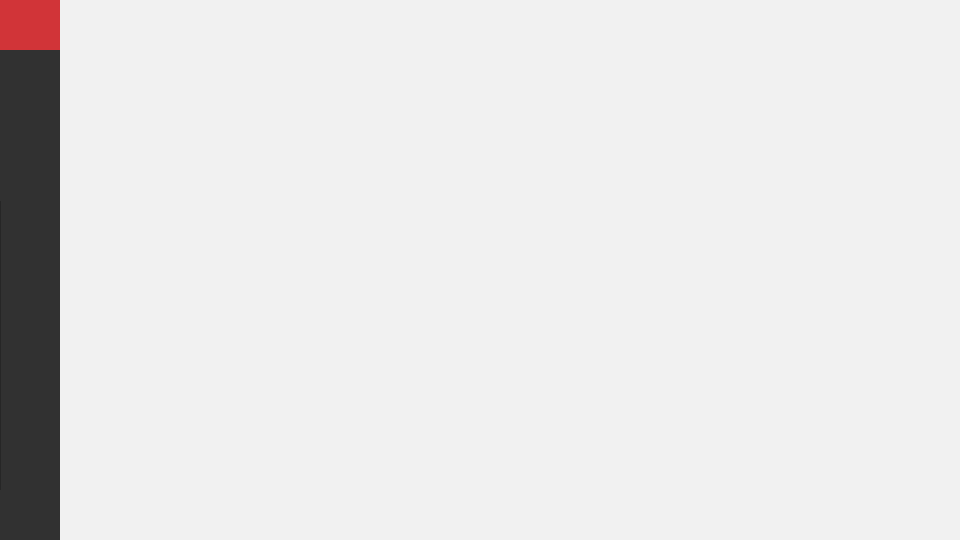
<?xml version="1.0" encoding="UTF-8"?>
<ui version="4.0">
 <class>SurveyForm</class>
 <widget class="QMainWindow" name="SurveyForm">
  <property name="windowModality">
   <enum>Qt::ApplicationModal</enum>
  </property>
  <property name="geometry">
   <rect>
    <x>0</x>
    <y>0</y>
    <width>960</width>
    <height>540</height>
   </rect>
  </property>
  <property name="minimumSize">
   <size>
    <width>960</width>
    <height>540</height>
   </size>
  </property>
  <property name="maximumSize">
   <size>
    <width>960</width>
    <height>540</height>
   </size>
  </property>
  <property name="windowTitle">
   <string>SurveyForm-GUI</string>
  </property>
  <property name="windowIcon">
   <iconset>
    <normalon>C:/Users/ggafiled/Downloads/clipboard.png</normalon>
    <activeon>C:/Users/ggafiled/Downloads/clipboard.png</activeon>
   </iconset>
  </property>
  <property name="autoFillBackground">
   <bool>true</bool>
  </property>
  <widget class="QWidget" name="centralwidget">
   <widget class="QWidget" name="verticalLayoutWidget">
    <property name="geometry">
     <rect>
      <x>0</x>
      <y>-10</y>
      <width>61</width>
      <height>551</height>
     </rect>
    </property>
    <layout class="QVBoxLayout" name="verticalLayout">
     <property name="spacing">
      <number>0</number>
     </property>
     <item>
      <widget class="QFrame" name="frame">
       <property name="autoFillBackground">
        <bool>false</bool>
       </property>
       <property name="styleSheet">
        <string notr="true">background-color:rgb(49, 49, 49);
display:flex;</string>
       </property>
       <property name="frameShape">
        <enum>QFrame::StyledPanel</enum>
       </property>
       <property name="frameShadow">
        <enum>QFrame::Raised</enum>
       </property>
       <widget class="QPushButton" name="btnBar">
        <property name="geometry">
         <rect>
          <x>0</x>
          <y>10</y>
          <width>61</width>
          <height>51</height>
         </rect>
        </property>
        <property name="styleSheet">
         <string notr="true">/*border:1px solid #ffffff;*/
border:none;
background-color:rgb(209, 52, 56);</string>
        </property>
        <property name="text">
         <string/>
        </property>
        <property name="icon">
         <iconset>
          <normaloff>C:/Users/ggafiled/Downloads/menu.png</normaloff>C:/Users/ggafiled/Downloads/menu.png</iconset>
        </property>
        <property name="iconSize">
         <size>
          <width>28</width>
          <height>28</height>
         </size>
        </property>
        <property name="autoDefault">
         <bool>false</bool>
        </property>
        <property name="default">
         <bool>true</bool>
        </property>
       </widget>
       <widget class="QPushButton" name="btnHome">
        <property name="geometry">
         <rect>
          <x>0</x>
          <y>60</y>
          <width>61</width>
          <height>51</height>
         </rect>
        </property>
        <property name="toolTip">
         <string>Home</string>
        </property>
        <property name="styleSheet">
         <string notr="true">/*border:1px solid #ffffff;*/
QPushButton:hover
{
   border:none;
   background-color:rgb(209, 52, 56);
}
QPushButton
{
   border:none;
}</string>
        </property>
        <property name="text">
         <string/>
        </property>
        <property name="icon">
         <iconset>
          <normaloff>C:/Users/ggafiled/Downloads/home.png</normaloff>C:/Users/ggafiled/Downloads/home.png</iconset>
        </property>
        <property name="iconSize">
         <size>
          <width>28</width>
          <height>28</height>
         </size>
        </property>
        <property name="autoDefault">
         <bool>false</bool>
        </property>
        <property name="default">
         <bool>true</bool>
        </property>
       </widget>
       <widget class="QPushButton" name="btnGraph">
        <property name="geometry">
         <rect>
          <x>0</x>
          <y>110</y>
          <width>61</width>
          <height>51</height>
         </rect>
        </property>
        <property name="toolTip">
         <string>Graph</string>
        </property>
        <property name="styleSheet">
         <string notr="true">/*border:1px solid #ffffff;*/
QPushButton:hover
{
   border:none;
   background-color:rgb(209, 52, 56);
}
QPushButton
{
   border:none;
}</string>
        </property>
        <property name="text">
         <string/>
        </property>
        <property name="icon">
         <iconset>
          <normaloff>C:/Users/ggafiled/Downloads/earnings.png</normaloff>C:/Users/ggafiled/Downloads/earnings.png</iconset>
        </property>
        <property name="iconSize">
         <size>
          <width>28</width>
          <height>28</height>
         </size>
        </property>
        <property name="autoDefault">
         <bool>false</bool>
        </property>
        <property name="default">
         <bool>true</bool>
        </property>
       </widget>
       <widget class="QPushButton" name="btnExit">
        <property name="geometry">
         <rect>
          <x>0</x>
          <y>160</y>
          <width>61</width>
          <height>51</height>
         </rect>
        </property>
        <property name="toolTip">
         <string>Exit</string>
        </property>
        <property name="styleSheet">
         <string notr="true">/*border:1px solid #ffffff;*/
QPushButton:hover
{
   border:none;
   background-color:rgb(209, 52, 56);
}
QPushButton
{
   border:none;
}</string>
        </property>
        <property name="text">
         <string/>
        </property>
        <property name="icon">
         <iconset>
          <normaloff>C:/Users/ggafiled/Downloads/exit.png</normaloff>C:/Users/ggafiled/Downloads/exit.png</iconset>
        </property>
        <property name="iconSize">
         <size>
          <width>28</width>
          <height>28</height>
         </size>
        </property>
        <property name="autoDefault">
         <bool>false</bool>
        </property>
        <property name="default">
         <bool>true</bool>
        </property>
       </widget>
       <widget class="QPushButton" name="btnSetting">
        <property name="geometry">
         <rect>
          <x>0</x>
          <y>500</y>
          <width>61</width>
          <height>51</height>
         </rect>
        </property>
        <property name="toolTip">
         <string>Setting</string>
        </property>
        <property name="styleSheet">
         <string notr="true">/*border:1px solid #ffffff;*/
QPushButton:hover
{
   border:none;
   background-color:rgb(209, 52, 56);
}
QPushButton
{
   border:none;
}</string>
        </property>
        <property name="text">
         <string/>
        </property>
        <property name="icon">
         <iconset>
          <normaloff>C:/Users/ggafiled/Downloads/customer-support.png</normaloff>C:/Users/ggafiled/Downloads/customer-support.png</iconset>
        </property>
        <property name="iconSize">
         <size>
          <width>28</width>
          <height>28</height>
         </size>
        </property>
        <property name="autoDefault">
         <bool>false</bool>
        </property>
        <property name="default">
         <bool>true</bool>
        </property>
       </widget>
      </widget>
     </item>
    </layout>
   </widget>
   <widget class="QMdiArea" name="mdiArea">
    <property name="geometry">
     <rect>
      <x>60</x>
      <y>0</y>
      <width>901</width>
      <height>541</height>
     </rect>
    </property>
    <property name="styleSheet">
     <string notr="true">background-color:#ffffff;</string>
    </property>
    <property name="background">
     <brush brushstyle="SolidPattern">
      <color alpha="255">
       <red>241</red>
       <green>241</green>
       <blue>241</blue>
      </color>
     </brush>
    </property>
   </widget>
  </widget>
 </widget>
 <resources/>
 <connections/>
</ui>
